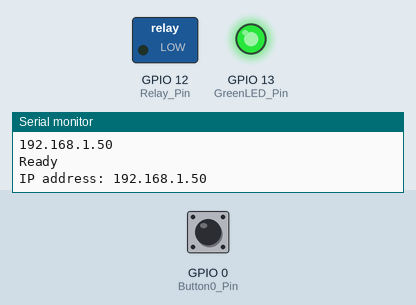
Simulated run of this sketch. Board: ESP8266 (NodeMCU). Shown: switched loads named in the sketch (green lamp = pin HIGH), output pins drawn as LEDs (lit = HIGH), the last lines printed to the serial monitor. Inputs (shaded band) come from the test bench; at power-on: GPIO 0 (Button0_Pin) LOW. WiFi joins after 1.5 s; servers stay silent unless stated; random numbers use the default seed unless the sketch sets one; no MQTT or app messages arrive unless stated.

Above: at 2.7 s.
2.8 s: GPIO 0 (Button0_Pin) pulled HIGH for 0.15 s
At 3.8 s:
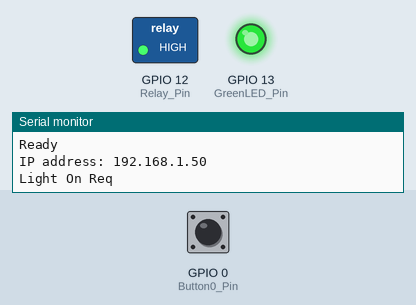
7.4 s: GPIO 0 (Button0_Pin) pulled HIGH for 1 s
At 8.63 s:
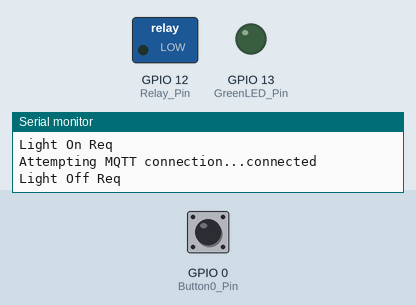
9.9 s: GPIO 0 (Button0_Pin) pulled HIGH for 3.2 s
At 13.33 s:
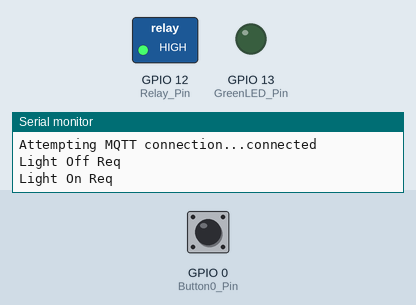
Timing chart, 0 to 15.0 s (numbered marks = the images above; inputs shaded):
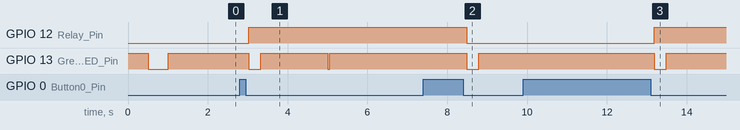

Measured:
- after the input at 2.8 s, GPIO 12 (Relay_Pin): LOW → HIGH after 0.23 s
- after the input at 7.4 s, GPIO 12 (Relay_Pin): HIGH → LOW after 1.1 s; GPIO 13 (GreenLED_Pin): HIGH → LOW after 1.1 s, → HIGH 0.30 s later
- after the input at 9.9 s, GPIO 12 (Relay_Pin): LOW → HIGH after 3.3 s

The sketch:

SonoffLightSwitch_v2.ino
```cpp
//These Items must be changed to match your setup
const char* ssid = "YourWifiSSID";				//Change to your Wifi Network's SSID
const char* password = "YourWifiPassword";		//Change to your Wifi Network's Password
const char* mqtt_server = "192.168.1.2";		//Change to your MQTT Brokers IP address
const char* mqtt_user = "MQTTuser";			//Change to your MQTT User Name
const char* mqtt_pass = "MQTTpassword";				//Change to your MQTT User's Password

//These Items don't need to be changed, but you should make it match your mqtt scheme
#define pubTopicLight "/home/light/sonoff/01/State/"           //Light State publish Topic
#define subTopic "/home/light/sonoff/01/#"                     //Topic to subscribe to
#define LightCmd_Topic "/home/light/sonoff/01/cmd/"            //topic to recieve on/off commands
//Commands recognised are ON, OFF and RESTART

//These Items don't need to be changed, but you should make it match your OTA scheme
#define SENSORNAME "Sonoff01_LightSwitch"        	//Name for OTA
#define OTApassword "thisismyOTApassword"        	//Password for OTA
int OTAport = 8266;									//Port used for OTA

int ReportDelay = 60000;     //delay in wich it re-sends/updates its status to the mqtt broker

/*
**Items below this point do not need to be changed

Sonoff In-Wall Light Switch V2.0
This code was strung together by 530Projects, using snipits of code from others.
Because it was made with open source code snipits, it is to remain open sourced.

You can find this code at https://github.com/530projects/SonoffLightSwitch_v2
*/


#include <ESP8266WiFi.h>
#include <PubSubClient.h>
#include <ESP8266mDNS.h>
#include <WiFiUdp.h>
#include <ArduinoJson.h>
#include <ArduinoOTA.h>

#define Button3_Pin 3       //Active LOW
#define Button14_Pin 14      //Active LOW
#define Button0_Pin 0       //Active LOW
#define GreenLED_Pin 13     //Active LOW
#define Relay_Pin 12        //Active HIGH


unsigned long lastMsg = 0;
unsigned long lastAttempt = 0;
unsigned long AttemptDelay = 5000;
char* LightState = "OFF";
String strPayload;
String strTopic;
int count = 0;
int button0State;
int lastButton0State = LOW;
unsigned long lastDebounceTime = 0;
unsigned long debounceDelay = 80;
long rssi;
const int BUFFER_SIZE = 300;

WiFiClient espClient;
PubSubClient client(espClient);

void setup() {
  pinMode(Button0_Pin, INPUT);
  pinMode(GreenLED_Pin, OUTPUT);
  digitalWrite(GreenLED_Pin, HIGH);
  pinMode(Relay_Pin, OUTPUT);
  digitalWrite(Relay_Pin, LOW);

  Serial.begin(115200);
  setup_wifi();
  client.setServer(mqtt_server, 1883);
  client.setCallback(callback);

  ArduinoOTA.setPort(OTAport);
  ArduinoOTA.setHostname(SENSORNAME);
  ArduinoOTA.setPassword((const char *)OTApassword);
  ArduinoOTA.onStart([]() {
    Serial.println("Start");
  });
  ArduinoOTA.onEnd([]() {
    Serial.println("\nEnd");
  });
  ArduinoOTA.onProgress([](unsigned int progress, unsigned int total) {
    Serial.printf("Progress: %u%%\r", (progress / (total / 100)));
  });
  ArduinoOTA.onError([](ota_error_t error) {
    Serial.printf("Error[%u]: ", error);
    if (error == OTA_AUTH_ERROR) Serial.println("Auth Failed");
    else if (error == OTA_BEGIN_ERROR) Serial.println("Begin Failed");
    else if (error == OTA_CONNECT_ERROR) Serial.println("Connect Failed");
    else if (error == OTA_RECEIVE_ERROR) Serial.println("Receive Failed");
    else if (error == OTA_END_ERROR) Serial.println("End Failed");
  });
  ArduinoOTA.begin();
  Serial.println("Ready");
  Serial.print("IP address: ");
  Serial.println(WiFi.localIP());
}

void setup_wifi() {
  delay(10);
  // We start by connecting to a WiFi network
  Serial.println();
  Serial.print("Connecting to ");
  Serial.println(ssid);
  WiFi.mode(WIFI_STA);
  WiFi.begin(ssid, password);
  while (WiFi.status() != WL_CONNECTED) {
    delay(500);
    Serial.print(".");
    digitalWrite(GreenLED_Pin, !digitalRead(GreenLED_Pin));   //Toggle LED
    checkButton();
  }
  Serial.println("");
  Serial.println("WiFi connected");
  Serial.println("IP address: ");
  Serial.println(WiFi.localIP());
  digitalWrite(GreenLED_Pin, HIGH);       //Turn Off LED when connected
}

void callback(char* topic, byte* payload, unsigned int length) {
  strPayload = "";
  for (int i = 0; i < length; i++) strPayload += (char)payload[i];
  Serial.print("Message arrived [");
  Serial.print(topic);
  Serial.print("] ");
  Serial.println(strPayload);

  strTopic = String((char*)topic);
  if (strTopic == LightCmd_Topic) {
    if (strPayload == "ON") LightOnReq();
    else if (strPayload == "OFF") LightOffReq();
    else if (strPayload == "RESTART") Restart();
  }
}

void reconnect() {
  digitalWrite(GreenLED_Pin, LOW);       //Turn On LED
  // Connect to MQTT Broker
    Serial.print("Attempting MQTT connection...");
    // Create a random client ID
    String clientId = "ESP8266Client";
    clientId += String(random(0xffff), HEX);
    clientId += String(millis());
    // Attempt to connect
    if (client.connect(clientId.c_str(), mqtt_user, mqtt_pass)) {
      Serial.println("connected");
      // Once connected, subscribe to the subTopic
      client.subscribe(subTopic);
      count = 0;    //reset attempt counts
    } else {
      Serial.print("failed, rc=");
      Serial.print(client.state());
      Serial.println(" try again in 5 seconds");
    }
  digitalWrite(GreenLED_Pin, HIGH);       //Turn Off LED when connected
}

void loop() {
  checkButton();
  long now = millis();
  if (!client.connected()) {
    if (now - lastAttempt > AttemptDelay) {
      ++count;              //increment conntection attempts counter
      lastAttempt = now;
      reconnect();
    }
  } else client.loop();
  ArduinoOTA.handle();

  if (count >= 6) AttemptDelay = 30000;   	//Set the attempt delay to 30 Seconds
  if (count >= 10) Restart();				//After multiple attemps, Restart the ESP8266
  if (now - lastMsg > ReportDelay) {
    rssi = WiFi.RSSI();
    Serial.print("RSSI:");
    Serial.println(rssi);
    if (client.connected()) sendState();	//If connected to mqtt broker, send the broker our state
    lastMsg = now;
  }
}

void checkButton(){
  int reading = digitalRead(Button0_Pin);
  if (reading != lastButton0State) {
    lastDebounceTime = millis();  // reset the debouncing timer
  }
  if ((millis() - lastDebounceTime) > debounceDelay) {    //button has been stable longer than debounceDelay
    if (reading != button0State) {
      button0State = reading;
      if (button0State == LOW) {
        if (LightState == "OFF") LightOnReq();
        else if (LightState == "ON") LightOffReq();
      }
    }
  }
  if (button0State == LOW){  //cehck for reset request
    if ((millis() - lastDebounceTime) > 10000) Restart();     //buton pressed longer than 10 seconds, then restart
  }
  lastButton0State = reading;  // save the button reading
}

void LightOnReq(){
  Serial.println("Light On Req");
  digitalWrite(GreenLED_Pin, LOW);                      //Turn On LED
  if (LightState == "OFF"){
    digitalWrite(Relay_Pin, HIGH);
    LightState = "ON";
    if (client.connected()) sendState();
    //sendState();
  }
  delay(300);
  digitalWrite(GreenLED_Pin, HIGH);                     //Turn Off LED
}

void LightOffReq(){
  Serial.println("Light Off Req");
  digitalWrite(GreenLED_Pin, LOW);                      //Turn On LED
  if (LightState == "ON"){
    digitalWrite(Relay_Pin, LOW);
    LightState = "OFF";
    if (client.connected()) sendState();
    //sendState();
  }
  delay(300);
  digitalWrite(GreenLED_Pin, HIGH);                     //Turn Off LED
}

void sendState(){
  client.publish(pubTopicLight, LightState, true);

  //The below JSON code does work, but I had troubles getting
  //Home Assistant to pull out the LightState value as the status
  //of the light switch. I decided to get rid of the JSON style
  //payload as they only other thing I was publishing was the RSSI

  /*StaticJsonBuffer<BUFFER_SIZE> jsonBuffer;
  JsonObject& root = jsonBuffer.createObject();

  root["LightState"] = (String)LightState;
  root["rssi"] = (String)rssi;

  char buffer[root.measureLength() + 1];
  root.printTo(buffer, sizeof(buffer));

  Serial.println(buffer);
  client.publish(pubTopicLight, buffer, true);
  */
}

void Restart(){
  Serial.println("Restarting ESP8266");
  for (int j = 0; j < 10; j++){             //Blink LED quickly
    digitalWrite(GreenLED_Pin, LOW);       //Turn On LED
    delay(100);
    digitalWrite(GreenLED_Pin, HIGH);      //Turn Off LED
    delay(100);
  }
  delay(2000);
  ESP.restart();                           //Restart the ESP8266
}
```
